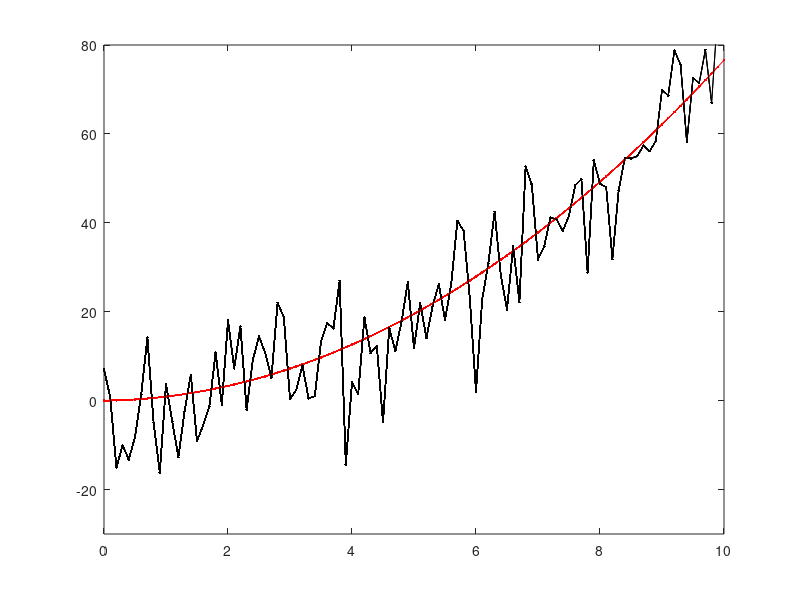

The MATLAB source for this figure: (Note: this script raises an error after producing the figure.)

%TO Read/learn
%concept
%https://www.youtube.com/watch?v=CaCcOwJPytQ


%implement
%http://studentdavestutorials.weebly.com/kalman-filter-with-matlab-code.html
%https://www.youtube.com/watch?v=rUgKnoiRoY0&t=5s

clear 
clc
close all
% %nnstart
% A = [1.1269   -0.4940    0.1129;
%      1.0000         0         0;
%           0    1.0000         0];
% 
% B = [-0.3832;
%       0.5919;
%       0.5191];
% 
% C = [1 0 0];
% 
% Plant = ss(A,[B B],C,0,-1,'inputname',{'u' 'w'},'outputname','y');
% Q = 1;
% R = 1;
% [kalmf,L,P,M] = kalman(Plant,Q,R);
% kalmf = kalmf(1,:);



clear all
%% define our meta-variables (i.e. how long and often we will sample)
duration = 10  %how long the Quail flies
dt = .1;  %The Ninja continuously looks for the birdy,
%but we'll assume he's just repeatedly sampling over time at a fixed interval

%% Define update equations (Coefficent matrices): A physics based model for where we expect the Quail to be [state transition (state + velocity)] + [input control (acceleration)]
A = [1 dt; 0 1] ; % state transition matrix:  expected flight of the Quail (state prediction)
B = [dt^2/2; dt]; %input control matrix:  expected effect of the input accceleration on the state.
C = [1 0]; % measurement matrix: the expected measurement given the predicted state (likelihood)
%since we are only measuring position (too hard for the ninja to calculate speed), we set the velocity variable to
%zero.

%% define main variables
u = 1.5; % define acceleration magnitude
Q= [0; 0]; %initized state--it has two components: [position; velocity] of the Quail
Q_estimate = Q;  %x_estimate of initial location estimation of where the Quail is (what we are updating)
QuailAccel_noise_mag = 0.05; %process noise: the variability in how fast the Quail is speeding up (stdv of acceleration: meters/sec^2)
NinjaVision_noise_mag = 10;  %measurement noise: How mask-blinded is the Ninja (stdv of location, in meters)
Ez = NinjaVision_noise_mag^2;% Ez convert the measurement noise (stdv) into covariance matrix
Ex = QuailAccel_noise_mag^2 * [dt^4/4 dt^3/2; dt^3/2 dt^2]; % Ex convert the process noise (stdv) into covariance matrix
P = Ex; % estimate of initial Quail position variance (covariance matrix)

%% initize result variables
% Initialize for speed
Q_loc = []; % ACTUAL Quail flight path
vel = []; % ACTUAL Quail velocity
Q_loc_meas = []; % Quail path that the Ninja sees

%% simulate what the Ninja sees over time
figure(2);clf
figure(1);clf
for t = 0 : dt: duration

    % Generate the Quail flight
    QuailAccel_noise = QuailAccel_noise_mag * [(dt^2/2)*randn; dt*randn];
    Q= A * Q+ B * u + QuailAccel_noise;
    % Generate what the Ninja sees
    NinjaVision_noise = NinjaVision_noise_mag * randn;
    y = C * Q+ NinjaVision_noise;
    Q_loc = [Q_loc; Q(1)];
    Q_loc_meas = [Q_loc_meas; y];
    vel = [vel; Q(2)];
    %iteratively plot what the ninja sees
    plot(0:dt:t, Q_loc, '-r.')
    plot(0:dt:t, Q_loc_meas, '-k.')
    axis([0 10 -30 80])
    hold on
    pause
end

%plot theoretical path of ninja that doesn't use kalman
plot(0:dt:t, smooth(Q_loc_meas), '-g.')

%plot velocity, just to show that it's constantly increasing, due to
%constant acceleration
%figure(2);
%plot(0:dt:t, vel, '-b.')


%% Do kalman filtering
%initize estimation variables
Q_loc_estimate = []; %  Quail position estimate
vel_estimate = []; % Quail velocity estimate
Q= [0; 0]; % re-initized state
P_estimate = P;
P_mag_estimate = [];
predic_state = [];
predic_var = [];
for t = 1:length(Q_loc)
    % Predict next state of the quail with the last state and predicted motion.
    Q_estimate = A * Q_estimate + B * u;
    predic_state = [predic_state; Q_estimate(1)] ;
    %predict next covariance
    P = A * P * A' + Ex;
    predic_var = [predic_var; P] ;
    % predicted Ninja measurement covariance
    % Kalman Gain
    K = P*C'*inv(C*P*C'+Ez);
    % Update the state estimate.
    Q_estimate = Q_estimate + K * (Q_loc_meas(t) - C * Q_estimate);
    % update covariance estimation.
    P =  (eye(2)-K*C)*P;
    %Store for plotting
    Q_loc_estimate = [Q_loc_estimate; Q_estimate(1)];
    vel_estimate = [vel_estimate; Q_estimate(2)];
    P_mag_estimate = [P_mag_estimate; P(1)]
end

% Plot the results
figure(2);
tt = 0 : dt : duration;
plot(tt,Q_loc,'-r.',tt,Q_loc_meas,'-k.', tt,Q_loc_estimate,'-g.');
axis([0 10 -30 80])


%plot the evolution of the distributions
figure(3);clf
for T = 1:length(Q_loc_estimate)
clf
    x = Q_loc_estimate(T)-5:.01:Q_loc_estimate(T)+5; % range on x axis
      
    %predicted next position of the quail     
    hold on
    mu = predic_state(T); % mean
    sigma = predic_var(T); % standard deviation
    y = normpdf(x,mu,sigma); % pdf
    y = y/(max(y));
    hl = line(x,y,'Color','m'); % or use hold on and normal plot
       
    %data measured by the ninja
    mu = Q_loc_meas(T); % mean
    sigma = NinjaVision_noise_mag; % standard deviation
    y = normpdf(x,mu,sigma); % pdf
    y = y/(max(y));
    hl = line(x,y,'Color','k'); % or use hold on and normal plot
    
    %combined position estimate
    mu = Q_loc_estimate(T); % mean
    sigma = P_mag_estimate(T); % standard deviation
    y = normpdf(x,mu,sigma); % pdf
    y = y/(max(y));
    hl = line(x,y, 'Color','g'); % or use hold on and normal plot
    axis([Q_loc_estimate(T)-5 Q_loc_estimate(T)+5 0 1]);     

    
    %actual position of the quail
    plot(Q_loc(T)); 
    ylim=get(gca,'ylim');
    line([Q_loc(T);Q_loc(T)],ylim.','linewidth',2,'color','b');
    legend('state predicted','measurement','state estimate','actual Quail position')
    pause
end